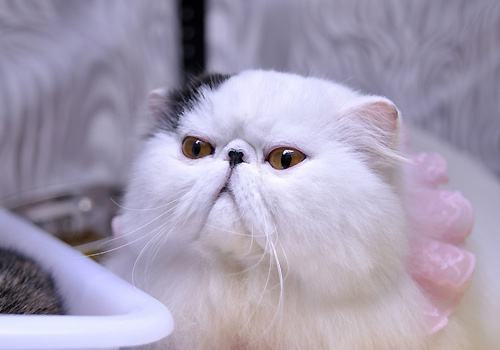
//> input picture 练习/canny边缘检验/build/bin/1.jpeg, 500 x 350 px
$ ./c   (built with g++ and OpenCV 4)
//> lines starting //> are read from the running program, lines starting //| are printed output that depends on the picture
#include<opencv2/opencv.hpp>
using namespace cv;
int main(int argc,char**argv)
{
    Mat srcImage=imread("1.jpeg");
//> srcImage is the input picture: 350 rows x 500 cols, CV_8UC3; mean B, G, R 178.5, 157.3, 165.1
    imshow("origin picture",srcImage);
    Mat edge,grayImage;
    cvtColor(srcImage,grayImage,CV_BGR2GRAY);//将有颜色的图转变成灰度图
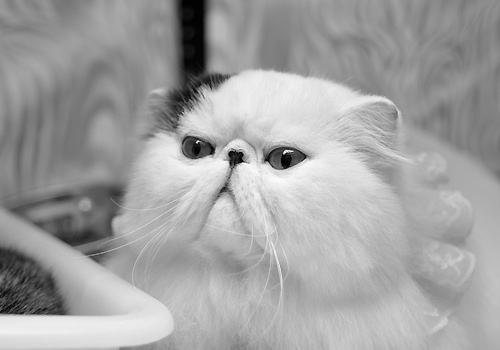
//> grayImage: 350 rows x 500 cols, CV_8UC1; min 0, max 253, mean 162
    blur(grayImage,edge,Size(3,3));
    Canny(edge,edge,3,9,3);
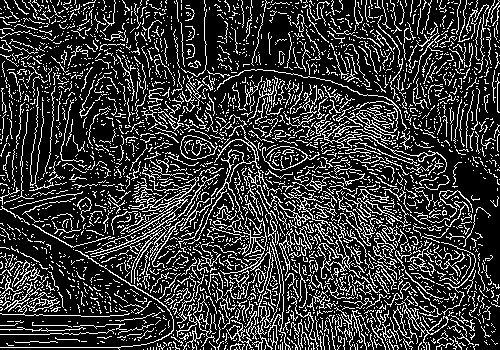
//> edge: 350 rows x 500 cols, CV_8UC1; 21.6% white in thin lines or dots
    imshow("edged picture",edge);
    waitKey(0);
    return 0;
}
